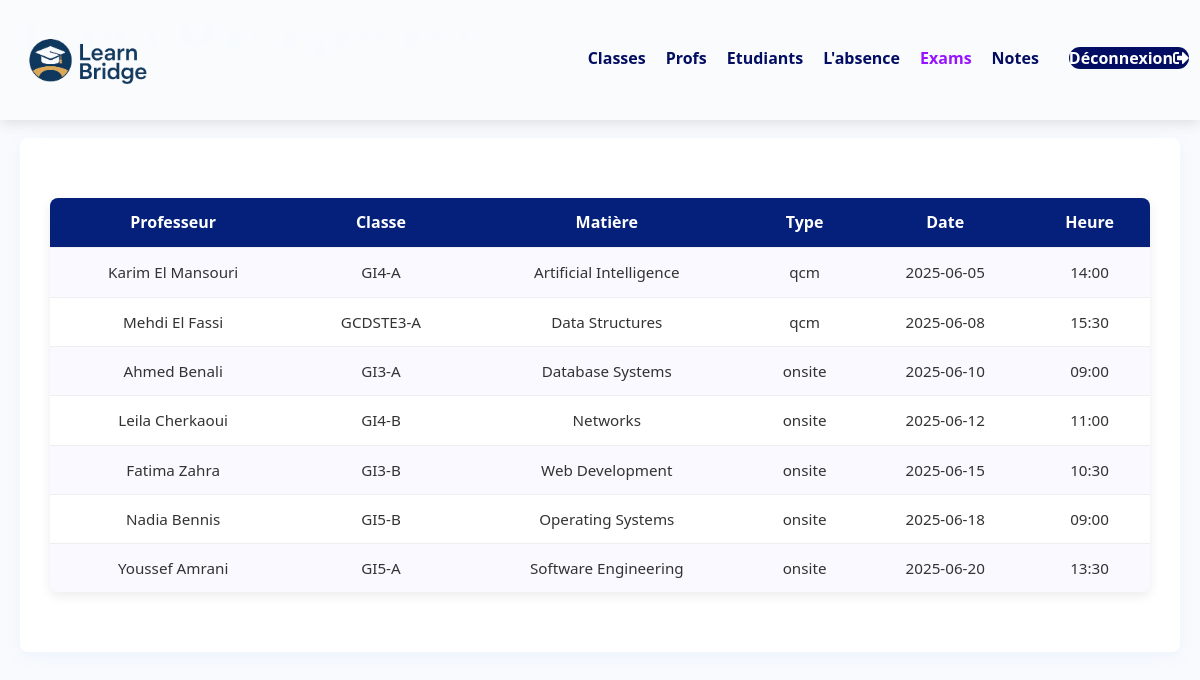
Page /app/views/admin/exams.php on the earlier database version.
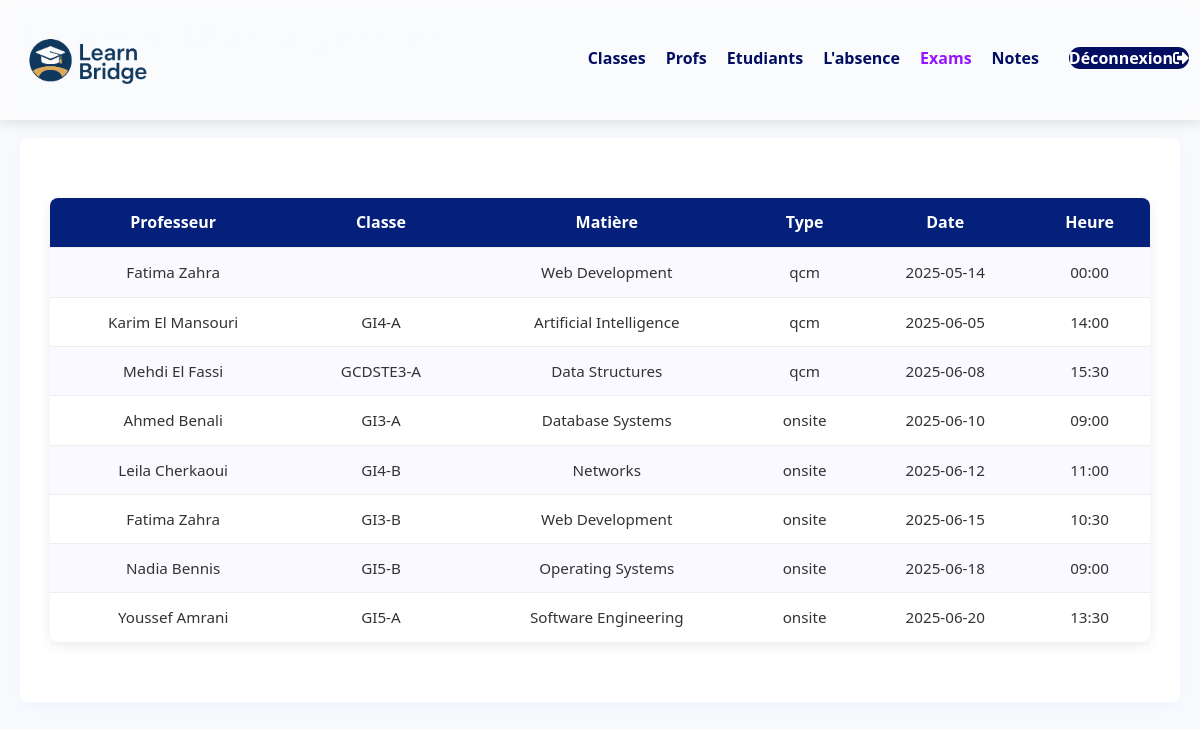
Same page on the later database version.
### tables this page shows
CREATE TABLE `exam` (
  `id` int(11) NOT NULL,
  `name` varchar(100) NOT NULL,
  `date` date NOT NULL,
  `subject_id` int(11) DEFAULT NULL,
  `teacher_id` int(11) DEFAULT NULL,
  `exam_type` enum('qcm','onsite') NOT NULL,
  `hour` time DEFAULT NULL,
  `class_id` int(11) DEFAULT NULL
);

CREATE TABLE `teachers` (
  `id` int(11) NOT NULL,
  `email` varchar(255) NOT NULL,
  `phone` varchar(15) DEFAULT NULL,
  `school_id` int(11) DEFAULT NULL,
  `full_name` varchar(255) DEFAULT NULL,
  `password` varchar(255) DEFAULT NULL,
  `username` varchar(255) DEFAULT NULL
);

CREATE TABLE `classes` (
  `id` int(11) NOT NULL,
  `name` varchar(100) NOT NULL,
  `school_id` int(11) DEFAULT NULL,
  `grade` varchar(50) NOT NULL
);

CREATE TABLE `subjects` (
  `id` int(11) NOT NULL,
  `name` varchar(100) NOT NULL,
  `description` text DEFAULT NULL
);

### app/views/admin/exams.php (the view, shortened to what this page needs)
<?php
try {
    $conn = new mysqli("localhost", "root", "", "school_db");
} catch (Exception $e) {
    error_log($e->getMessage());
    die("Système temporairement indisponible. Veuillez réessayer plus tard.");
}
$sql = "
    SELECT
        e.id,
        t.full_name AS teacher_name,
        c.name AS class_name,
        s.name AS subject_name,
        e.exam_type,
        e.date,
        e.hour
    FROM
        exam e
    LEFT JOIN
        teachers t ON e.teacher_id = t.id
    LEFT JOIN
        subjects s ON e.subject_id = s.id
    LEFT JOIN
        classes c ON e.class_id = c.id
    ORDER BY
        e.date, e.hour
";
$result = $conn->query($sql);
?>
<!DOCTYPE html>
<html>
<head>
    <link rel="stylesheet" href="../style.css">
    <link rel="stylesheet" href="https://cdnjs.cloudflare.com/ajax/libs/font-awesome/5.15.3/css/all.min.css">
</head>
<body>
    <nav>
        <div class="logo-container">
            <img src="../images/logo.png" alt="School Logo">
        </div>
        <div class="nav-links">
            <ul>
                <li><a href="classes.php">Classes</a></li>
                <li><a href="teacher.php">Profs</a></li>
                <li><a href="students.php">Etudiants</a></li>
                <li><a href="admin_absences.php">L'absence</a></li>
                <li><a href="exams.php" style="color: rgb(150, 20, 255)">Exams</a></li>
                <li><a href="notes.php">Notes</a></li>
                <li><a href="logout.php" class="login-btn">Déconnexion<i class="fas fa-sign-out-alt"></i></a></li>
            </ul>
        </div>
    </nav>
    <main class="students-section">
        <div class="students-header">
            <h1 style="color: aliceblue;">Exams Management</h1>
        </div>
        <div class="students-container">
            <table>
                <tr>
                    <th>Professeur</th>
                    <th>Classe</th>
                    <th>Matière</th>
                    <th>Type</th>
                    <th>Date</th>
                    <th>Heure</th>
                </tr>
                <?php while($row = $result->fetch_assoc()): ?>
                <tr>
                    <td><?= htmlspecialchars($row['teacher_name']) ?></td>
                    <td><?= htmlspecialchars($row['class_name']) ?></td>
                    <td><?= htmlspecialchars($row['subject_name']) ?></td>
                    <td><?= htmlspecialchars($row['exam_type']) ?></td>
                    <td><?= htmlspecialchars($row['date']) ?></td>
                    <td><?= date('H:i', strtotime($row['hour'])) ?></td>
                </tr>
                <?php endwhile; ?>
            </table>
        </div>
    </main>
</body>
</html>

### app/views/style.css (style rules this page uses)
* { margin: 0; padding: 0; box-sizing: border-box; font-family: 'Segoe UI', Tahoma, Geneva, Verdana, sans-serif; }
html { scroll-behavior: smooth; }
body { background-color: #f9f9f9; color: #333; line-height: 1.6; }
nav { display: flex; justify-content: space-between; align-items: center; background-color: rgba(252, 252, 252, 0.6); backdrop-filter: blur(5px); -webkit-backdrop-filter: blur(5px); position: fixed; width: 100%; height: 15%; z-index: 1000; box-shadow: 0 4px 12px rgba(0, 0, 0, 0.1); border: 1px solid rgba(255, 255, 255, 0.1); }
.logo-container { align-items: center; height: 100%; border-radius: 5px; display: flex; align-items: center; justify-content: center; }
nav img { width: 180px; height: auto; transition: transform 0.3s; }
.nav-links { flex: 1; text-align: right; }
.nav-links ul { display: flex; justify-content: flex-end; }
.nav-links ul li { list-style: none; position: relative; }
.nav-links ul li::after { content: ''; width: 0%; height: 2px; background-color: #053587d4; display: block; margin: auto; transition: width 0.5s; }
.nav-links ul li a { text-decoration: none; color: #030e63; font-size: 16px; font-weight: 600; transition: color 0.3s ease; }
.login-btn { background: #030e63; color: white !important; border-radius: 20px; margin-left: 10px; transition: all 0.3s; }
.nav-links ul { display: flex; gap: 10px; }
body { font-family: 'Poppins', 'Segoe UI', sans-serif; margin: 0; padding: 0; }
.nav-links ul { list-style-type: none; margin: 0; padding: 0; display: flex; }
.nav-links li { margin-right: 10px; }
body { margin: 0; font-family: 'Poppins', sans-serif; background: #f8fafd; color: #333; }
table { width:100%; border-collapse: separate; border-spacing: 0; margin-bottom: 30px; margin-top: 30px; box-shadow: 0 4px 12px rgba(0, 0, 0, 0.08); border-radius: 8px; overflow: hidden; font-family: 'Baloo 2', cursive; background-color: #fff; }
th { background-color: #04207b; color: #ffffff; font-weight: bold; padding: 12px 15px; text-align: center; font-size: 1rem; }
td { padding: 12px 15px; text-align: center; border-top: 1px solid #eee; font-size: 0.95rem; }
tr:nth-child(even) { background-color: #f9f9ff; }
.students-section, .logo-container { margin:auto; }
.classes-section, .logo-container { margin:auto; }
.student-management, .logo-container { margin:auto; }
.dashboard-section, .logo-container { margin: auto; }
.students-section { max-width: 1200px; padding: 0 20px; }
.students-header { text-align: center; margin-bottom: 50px; }
.students-header h1 { font-size: 2.8rem; color: #04207b; margin-bottom: 10px; font-weight: 700; }
.students-container { background-color: white; padding: 40px; border-radius: 8px; box-shadow: 0 5px 15px rgba(170, 197, 251, 0.1); margin-bottom: 40px; }
.students-container { background-color: white; padding: 30px; border-radius: 8px; box-shadow: 0 5px 15px rgba(170, 197, 251, 0.1); margin-top: 40px; }
.students-header { display: flex; justify-content: space-between; align-items: center; margin-bottom: 30px; padding-bottom: 15px; border-bottom: 1px solid #eee; }

Differences in the rows shown:
added exam: teacher.full_name "Fatima Zahra", subject.name "Web Development", exam_type "qcm", date "2025-05-14", hour "00:00"
